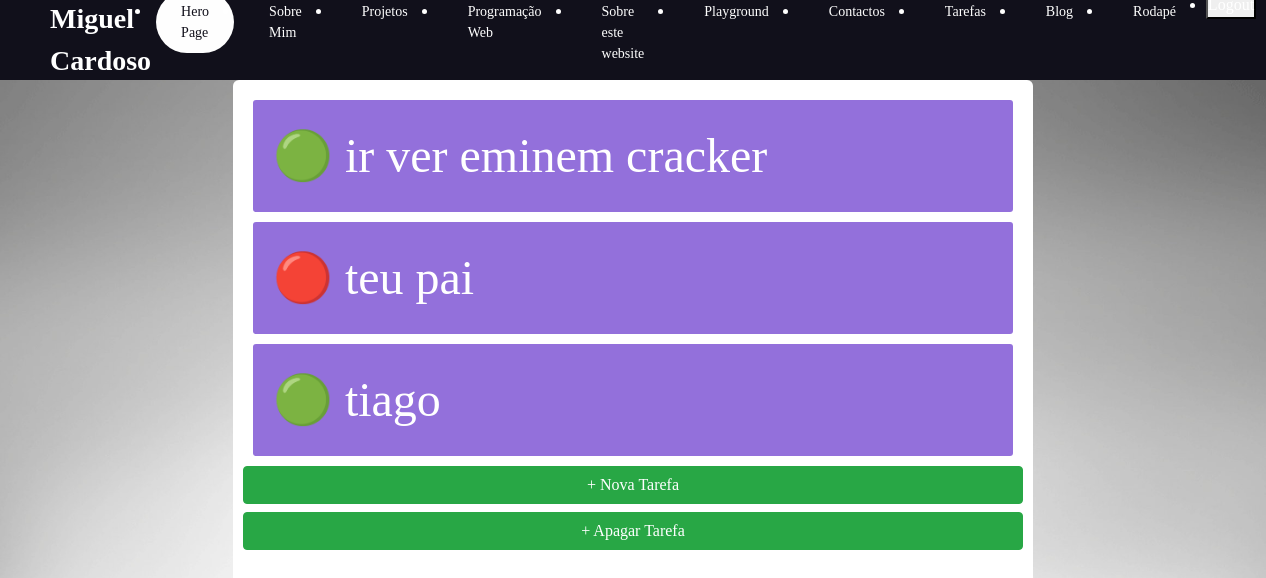
/tarefas, run on an earlier commit of the app's database.
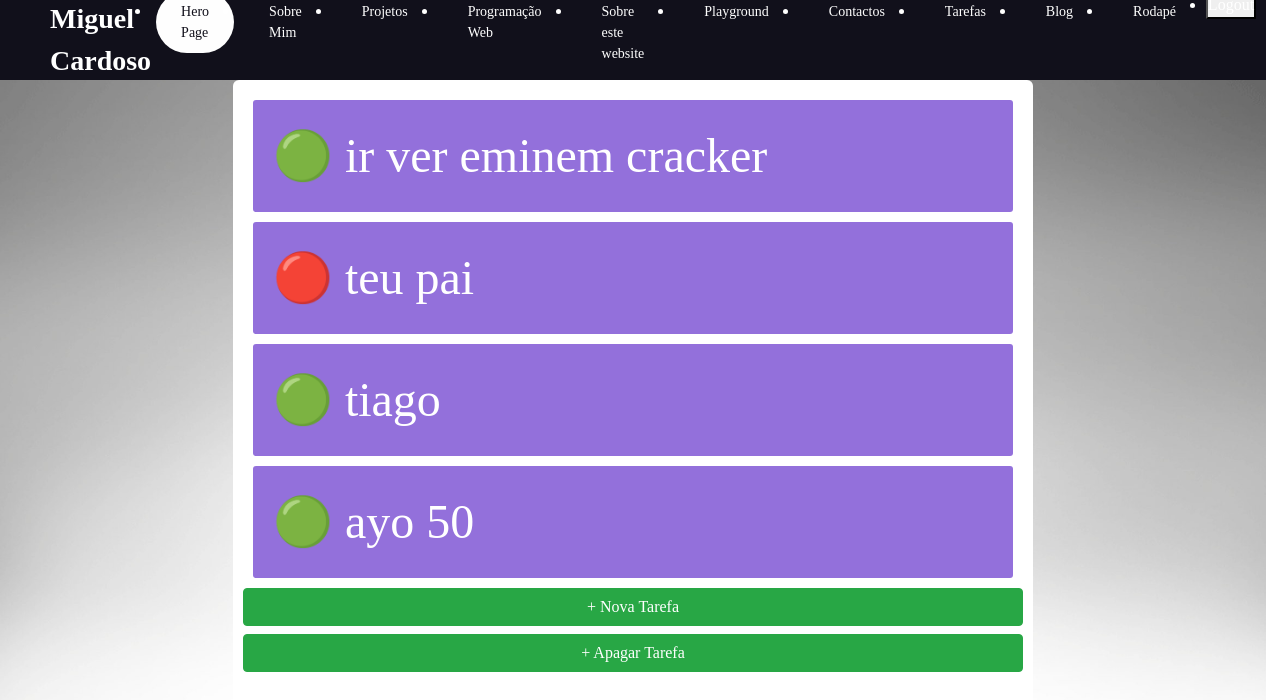
And on a later commit of the database.
### portfolio/models.py (models this page shows, shortened)
class Tarefa(models.Model):
    titulo = models.CharField(max_length= 100)
    prioridade = models.IntegerField(default=1)
    concluido = models.BooleanField(default=False)
    criado = models.DateTimeField(auto_now_add=True)

### portfolio/views.py (the view)
# urls.py: path('tarefas', views.tarefas_page_view, name='tarefas'),
def tarefas_page_view(request):
    tarefas = Tarefa.objects.all()
    context = {
        'tarefas': tarefas,
    }
    return render(request, 'portfolio/tarefas.html', context)

### portfolio/templates/portfolio/tarefas.html
{% extends 'portfolio/layout.html' %}
{% block main %}
{% for tarefa in tarefas %}
<p>
    {% if tarefa.prioridade == 1 %}
    🟢
    {% elif tarefa.prioridade == 2 %}
    🟡
    {% else %}
    🔴
    {% endif %}
    {{ tarefa.titulo }}</p>
{% endfor %}
{% load static %}
<link rel="stylesheet" href="{% static 'portfolio/css/tarefas.css' %}">
<a href="{% url 'portfolio:tarefasNova' %}" class="btn btn-success btn-block">+ Nova Tarefa</a>
<a href="{% url 'portfolio:tarefasNova' %}" class="btn btn-success btn-block">+ Apagar Tarefa</a>
{% endblock main %}

What changed in the data, as far as the page shows it:
added Tarefa: titulo "ayo 50"
